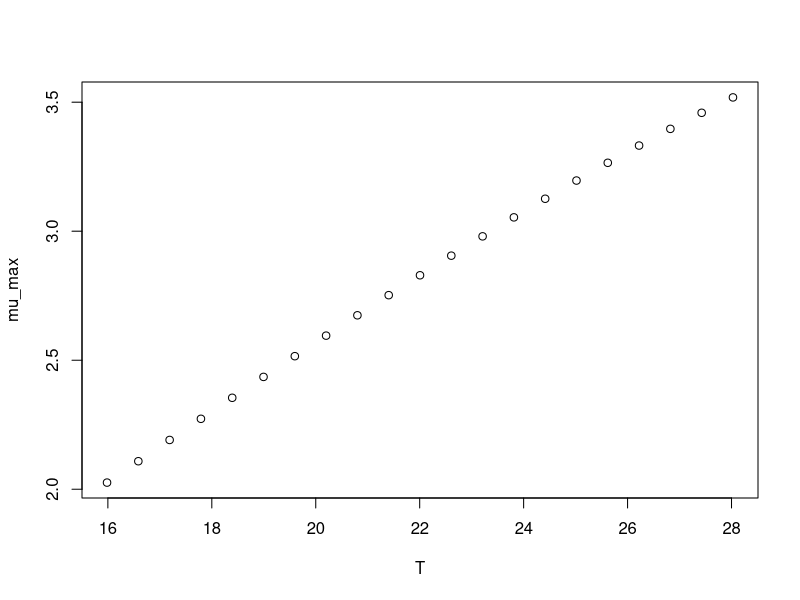

Recreate this plot in R.
#############################
# start of Parameter script
#############################
T <- seq(15.984015984016,28.028,length.out=21)
#############################
# end of Parameter script
#############################
############################# 
# start of Model script Gropin ID 1102 
#############################
 
# constant coefficients for this model
 
variables <- data.frame(T)
argumentsPar <- expand.grid(variables)
 
# heart of the model
response_surface <- function(T) {
   mumax <-0.143*(T-1.65)*(1-exp(0.145*(T-46.65)))

return(mumax=mumax)
} 

# output parameters
mumax <- cbind(argumentsPar,response_surface(argumentsPar['T']))
colnames(mumax) <- c(colnames(argumentsPar),'mumax')
#############################
# End of Model script
#############################
############################# 
# start of Visualisation script Gropin ID 1102 
#############################
plot(T,mumax$mumax,
                          xlab='T',
                          ylab='mu_max')
#############################
# End of Visualisation script
#############################
